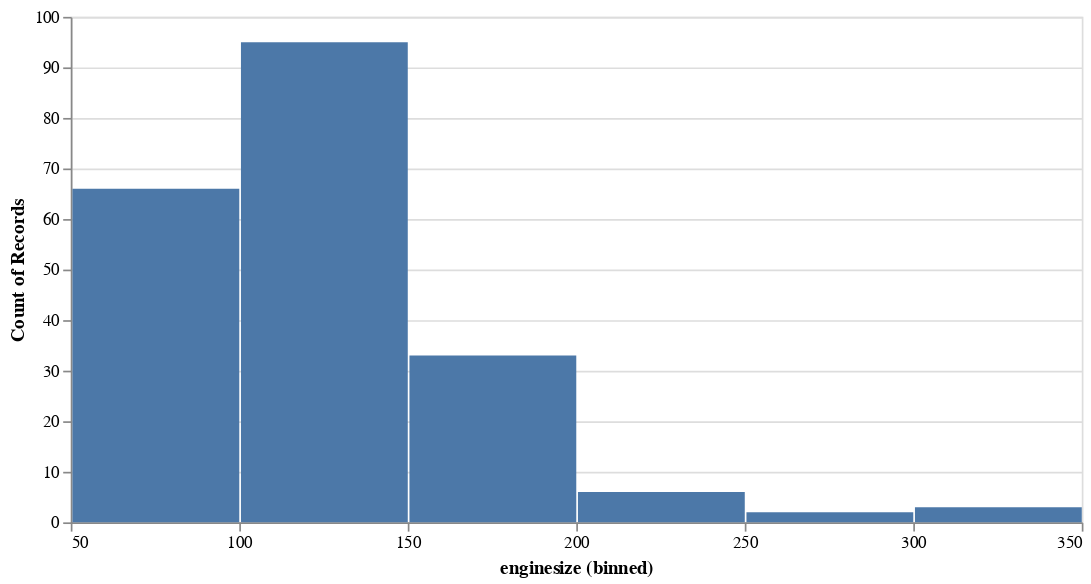

Notebook cell for this chart:
### Code cell
alt.Chart(cars_data).mark_bar().encode(
    x=alt.X('enginesize:Q', bin=True),
    y='count()'
).properties(width=600)

### Figure 1 — Vega-Lite specification as saved in the notebook (floating-point values rounded to 4 significant figures; data arrays with more than 128 entries replaced by an {"elided": "..."} marker saying what was removed)
{"config": {"view": {"continuousWidth": 300, "continuousHeight": 300}}, "data": {"name": "data-54b04b3233a973f4c2ce1aad9036f2c8"}, "mark": {"type": "bar"}, "encoding": {"x": {"bin": true, "field": "enginesize", "type": "quantitative"}, "y": {"aggregate": "count", "type": "quantitative"}}, "width": 600, "$schema": "https://vega.github.io/schema/vega-lite/v5.8.0.json", "datasets": {"data-54b04b3233a973f4c2ce1aad9036f2c8": {"elided": "205 records"}}}
